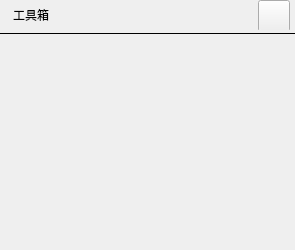
<?xml version="1.0" encoding="UTF-8"?>
<ui version="4.0">
 <class>MainWindow</class>
 <widget class="QWidget" name="MainWindow">
  <property name="geometry">
   <rect>
    <x>0</x>
    <y>0</y>
    <width>295</width>
    <height>250</height>
   </rect>
  </property>
  <property name="windowTitle">
   <string>MainWindow</string>
  </property>
  <layout class="QVBoxLayout" name="verticalLayout_3">
   <property name="leftMargin">
    <number>0</number>
   </property>
   <property name="topMargin">
    <number>0</number>
   </property>
   <property name="rightMargin">
    <number>0</number>
   </property>
   <property name="bottomMargin">
    <number>0</number>
   </property>
   <item>
    <widget class="QWidget" name="inner_widget" native="true">
     <property name="minimumSize">
      <size>
       <width>295</width>
       <height>250</height>
      </size>
     </property>
     <property name="maximumSize">
      <size>
       <width>295</width>
       <height>250</height>
      </size>
     </property>
     <layout class="QVBoxLayout" name="verticalLayout_2">
      <property name="leftMargin">
       <number>0</number>
      </property>
      <property name="topMargin">
       <number>0</number>
      </property>
      <property name="rightMargin">
       <number>0</number>
      </property>
      <property name="bottomMargin">
       <number>0</number>
      </property>
      <item>
       <layout class="QVBoxLayout" name="verticalLayout">
        <property name="spacing">
         <number>2</number>
        </property>
        <item>
         <widget class="QWidget" name="title_bar_widget" native="true">
          <property name="minimumSize">
           <size>
            <width>0</width>
            <height>30</height>
           </size>
          </property>
          <property name="maximumSize">
           <size>
            <width>16777215</width>
            <height>30</height>
           </size>
          </property>
          <layout class="QHBoxLayout" name="horizontalLayout_3">
           <property name="leftMargin">
            <number>0</number>
           </property>
           <property name="topMargin">
            <number>0</number>
           </property>
           <property name="rightMargin">
            <number>0</number>
           </property>
           <property name="bottomMargin">
            <number>0</number>
           </property>
           <item>
            <layout class="QHBoxLayout" name="horizontalLayout_2">
             <property name="leftMargin">
              <number>13</number>
             </property>
             <property name="rightMargin">
              <number>5</number>
             </property>
             <item>
              <widget class="QLabel" name="title_label">
               <property name="text">
                <string>工具箱</string>
               </property>
              </widget>
             </item>
             <item>
              <spacer name="horizontalSpacer">
               <property name="orientation">
                <enum>Qt::Horizontal</enum>
               </property>
               <property name="sizeHint" stdset="0">
                <size>
                 <width>40</width>
                 <height>20</height>
                </size>
               </property>
              </spacer>
             </item>
             <item>
              <widget class="QPushButton" name="close_btn">
               <property name="minimumSize">
                <size>
                 <width>32</width>
                 <height>32</height>
                </size>
               </property>
               <property name="maximumSize">
                <size>
                 <width>32</width>
                 <height>32</height>
                </size>
               </property>
               <property name="text">
                <string/>
               </property>
              </widget>
             </item>
            </layout>
           </item>
          </layout>
         </widget>
        </item>
        <item>
         <widget class="Line" name="split_line">
          <property name="frameShadow">
           <enum>QFrame::Plain</enum>
          </property>
          <property name="orientation">
           <enum>Qt::Horizontal</enum>
          </property>
         </widget>
        </item>
        <item>
         <widget class="QFrame" name="tool_content_frame"/>
        </item>
       </layout>
      </item>
     </layout>
    </widget>
   </item>
  </layout>
 </widget>
 <layoutdefault spacing="6" margin="11"/>
 <resources/>
 <connections/>
</ui>
